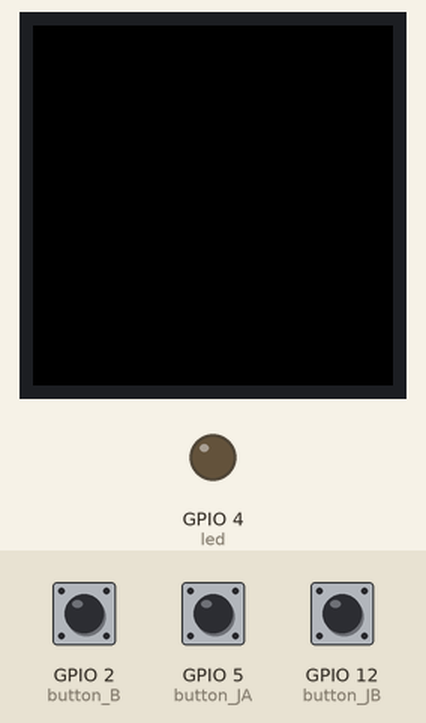
This program was run on a simulated ESP32 board running MicroPython. Parts: 240×240 colour display, output pins drawn as LEDs (lit = HIGH). Inputs (shaded band) come from the test bench; at power-on: GPIO 2 (button_B) HIGH, GPIO 12 (button_JB) HIGH, GPIO 5 (button_JA) HIGH. What the program prints to the serial console is not drawn.

Above: at 1.5 s.
1.6 s: GPIO 2 (button_B) pulled LOW for 3.2 s
At 5.4 s:
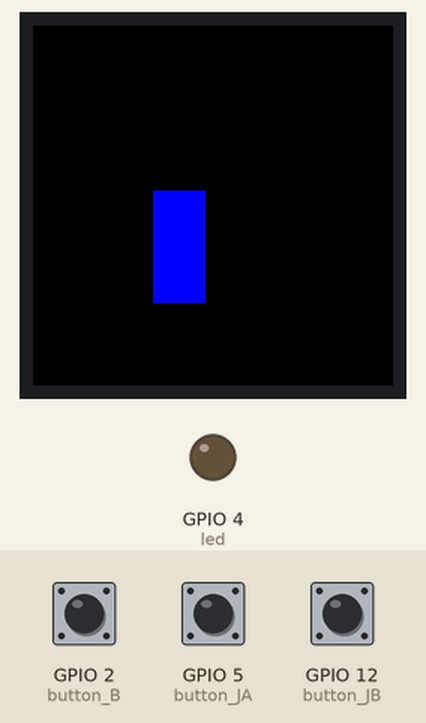
6.3 s: GPIO 12 (button_JB) pulled LOW for 0.15 s
At 6.8 s:
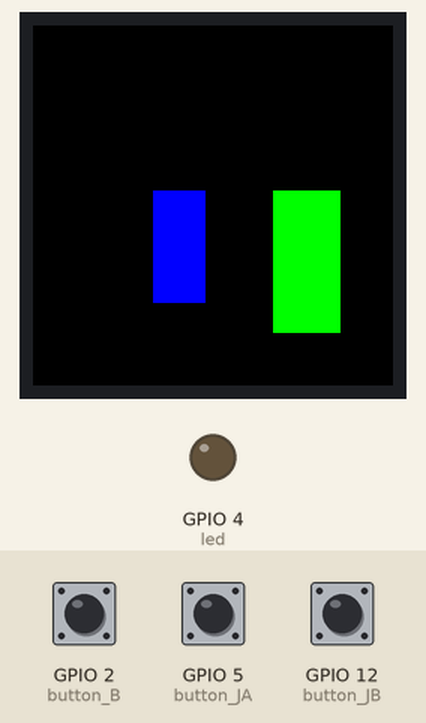
7.9 s: GPIO 5 (button_JA) pulled LOW for 0.15 s
At 9.1 s:
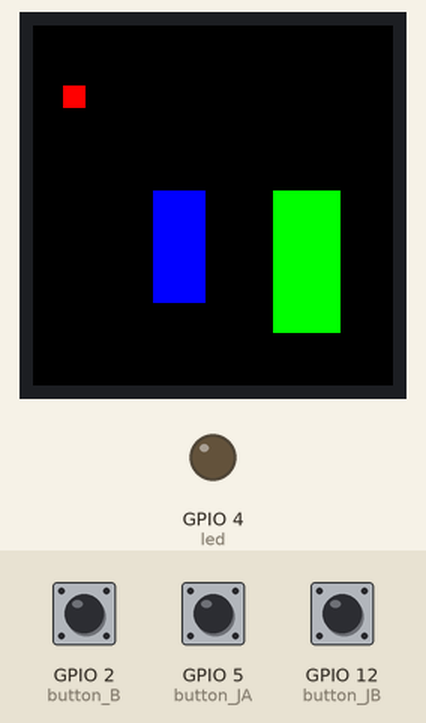
9.5 s: GPIO 2 (button_B) pulled LOW for 0.15 s
At 10.4 s:
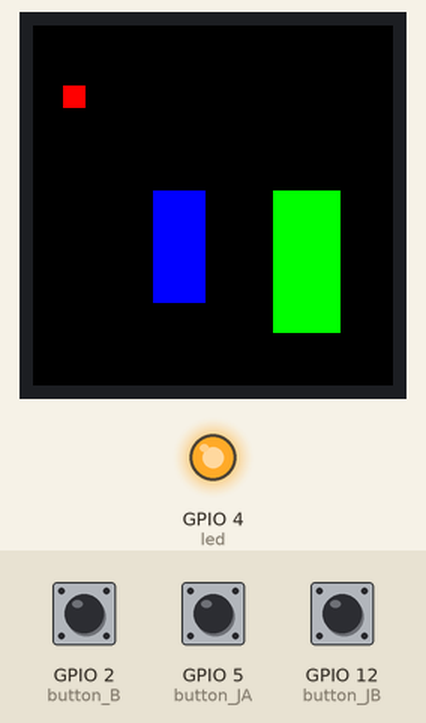
Timing chart, 0 to 12.1 s (numbered marks = the images above; inputs shaded):
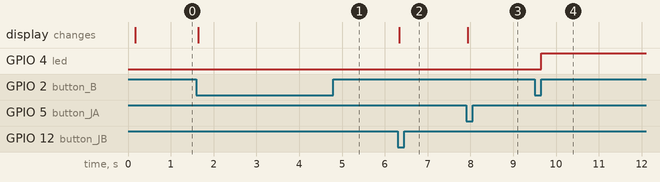

The program:

spi_240x240.py
```python
from machine import Pin, ADC, SPI
import st7789py

button_A = Pin(39, Pin.IN)
button_B = Pin(2, Pin.IN, Pin.PULL_UP)
button_JA = Pin(5, Pin.IN, Pin.PULL_UP)
button_JB = Pin(12, Pin.IN, Pin.PULL_UP)

led = Pin(4, Pin.OUT)
led_state = False

spi = SPI(
   1,
   baudrate=40000000,
   polarity=1,
   phase=0,
   sck=Pin(14),
   mosi=Pin(13),
   miso=Pin(12)
)

dc    = Pin(16, Pin.OUT)
reset = Pin(17, Pin.OUT)

display = st7789py.ST7789(spi, 240, 240, reset=reset, dc=dc)

print("SPI TFT display init")
display.init()

while True:
    # TODO: GPIO pins 34-39 do not have a pull-up resistor :(
    # see https://docs.espressif.com/projects/esp-idf/en/latest/esp32/api-reference/peripherals/gpio.html
    #if not button_A.value():
    #    display.fill_rect(50, 70, 25, 25, st7789py.YELLOW)
    #    print("Button A")

    if not button_B.value():
        display.fill_rect(80, 110, 35, 75, st7789py.BLUE)
        print("Button B")
        led_state = not led_state
        led.value(1 if led_state else 0)

    if not button_JA.value():
        display.fill_rect(20, 40, 15, 15, st7789py.RED)
        print("Joystick A")

    if not button_JB.value():
        display.fill_rect(160, 110, 45, 95, st7789py.GREEN)
        print("Joystick B")
```

Measured:
- after the input at 1.6 s, the display: changes at once (image 1)
- after the input at 6.3 s, the display: changes at once (image 2)
- after the input at 7.9 s, the display: changes at once (image 3)
- after the input at 9.5 s, GPIO 4 (led): LOW → HIGH after 0.15 s
